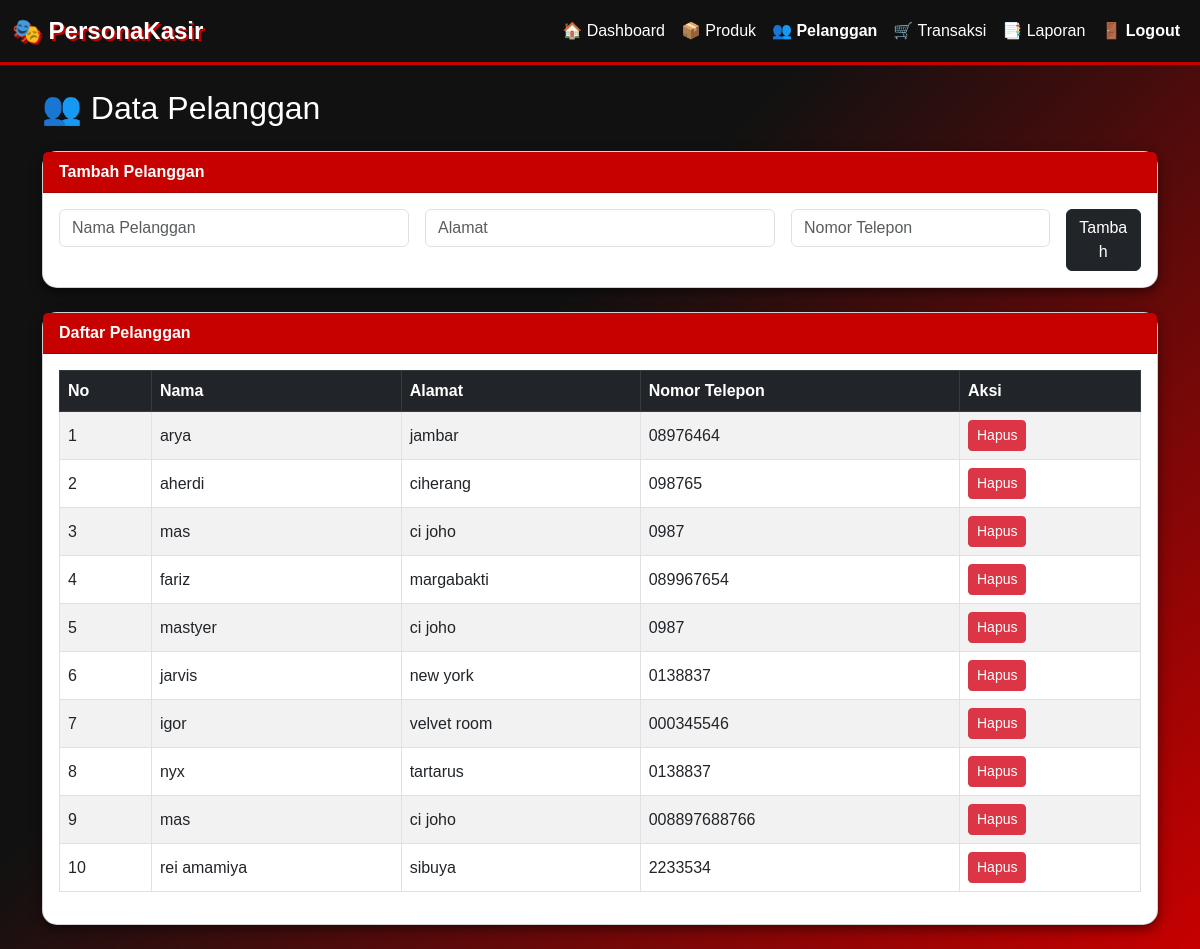
Screenshot of /pelanggan.php (signed in) with the database file from the repository.
### tables this page shows
CREATE TABLE `pelanggan` (
  `PelangganID` int(11) NOT NULL,
  `NamaPelanggan` varchar(100) NOT NULL,
  `Alamat` varchar(255) DEFAULT NULL,
  `NomorTelepon` varchar(15) DEFAULT NULL,
  `Foto` varchar(255) DEFAULT 'avatar.png'
);

### pelanggan.php (the view, shortened to what this page needs)
<?php
include "confing.php";
$pelanggan = mysqli_query($koneksi, "SELECT * FROM pelanggan");
?>
<!DOCTYPE html>
<html lang="id">
<head>
  <link href="https://cdn.jsdelivr.net/npm/bootstrap@5.3.0/dist/css/bootstrap.min.css" rel="stylesheet">
</head>
<body>
  <nav class="navbar navbar-expand-lg navbar-dark">
    <div class="container-fluid">
      <a class="navbar-brand" href="dashboard.php">🎭 PersonaKasir</a>
      <div class="collapse navbar-collapse" id="navbarNav">
        <ul class="navbar-nav ms-auto">
          <li class="nav-item"><a class="nav-link" href="dashboard.php">🏠 Dashboard</a></li>
          <li class="nav-item"><a class="nav-link" href="produk.php">📦 Produk</a></li>
          <li class="nav-item"><a class="nav-link active text-danger fw-bold" href="pelanggan.php">👥 Pelanggan</a></li>
          <li class="nav-item"><a class="nav-link" href="transaksi.php">🛒 Transaksi</a></li>
          <li class="nav-item"><a class="nav-link" href="laporan.php">📑 Laporan</a></li>
          <li class="nav-item"><a class="nav-link text-danger fw-bold" href="logout.php">🚪 Logout</a></li>
        </ul>
      </div>
    </div>
  </nav>
  <div class="container py-4">
    <h2 class="mb-4">👥 Data Pelanggan</h2>
    <div class="card mb-4">
      <div class="card-header">Tambah Pelanggan</div>
      <div class="card-body">
        <form method="post" class="row g-3">
          <div class="col-md-4">
            <input type="text" name="nama" class="form-control" placeholder="Nama Pelanggan" required>
          </div>
          <div class="col-md-4">
            <input type="text" name="alamat" class="form-control" placeholder="Alamat" required>
          </div>
          <div class="col-md-3">
            <input type="text" name="telepon" class="form-control" placeholder="Nomor Telepon" required>
          </div>
          <div class="col-md-1">
            <button type="submit" name="tambah" class="btn btn-dark w-100">Tambah</button>
          </div>
        </form>
      </div>
    </div>
    <div class="card">
      <div class="card-header">Daftar Pelanggan</div>
      <div class="card-body table-responsive">
        <table class="table table-bordered table-striped text-white">
          <thead class="table-dark">
            <tr>
              <th>No</th>
              <th>Nama</th>
              <th>Alamat</th>
              <th>Nomor Telepon</th>
              <th>Aksi</th>
            </tr>
          </thead>
          <tbody>
            <?php
            $no = 1;
            while ($row = mysqli_fetch_assoc($pelanggan)): ?>
              <tr>
                <td><?= $no++ ?></td>
                <td><?= $row['NamaPelanggan'] ?></td>
                <td><?= $row['Alamat'] ?></td>
                <td><?= $row['NomorTelepon'] ?></td>
                <td>
                  <a href="pelanggan.php?hapus=<?= $row['PelangganID'] ?>"
                    class="btn btn-danger btn-sm"
                    onclick="return confirm('Hapus pelanggan ini?')">Hapus</a>
                </td>
              </tr>
            <?php endwhile; ?>
          </tbody>
        </table>
      </div>
    </div>
  </div>
</body>
</html>

### pelanggan.php (style rules this page uses)
body { background: linear-gradient(135deg, #111 40%, #c70000 100%); min-height: 100vh; font-family: "Poppins", sans-serif; color: white; }
.navbar { background-color: #111 !important; border-bottom: 3px solid #c70000; }
.navbar-brand { font-weight: bold; font-size: 1.5rem; color: #fff !important; text-shadow: 2px 2px #c70000; }
.nav-link { color: #fff !important; font-weight: 500; transition: 0.3s; }
.card { border-radius: 15px; box-shadow: 0 4px 12px rgba(0, 0, 0, 0.5); transition: transform 0.2s; }
.card-header { font-weight: bold; background-color: #c70000 !important; color: #fff; }
table th, table td { vertical-align: middle; }

### rows the page displays
pelanggan: NamaPelanggan "arya", Alamat "jambar", NomorTelepon "08976464"
pelanggan: NamaPelanggan "aherdi", Alamat "ciherang", NomorTelepon "098765"
pelanggan: NamaPelanggan "mas", Alamat "ci joho", NomorTelepon "0987"
pelanggan: NamaPelanggan "fariz", Alamat "margabakti", NomorTelepon "089967654"
pelanggan: NamaPelanggan "mastyer", Alamat "ci joho", NomorTelepon "0987"
pelanggan: NamaPelanggan "jarvis", Alamat "new york", NomorTelepon "0138837"
pelanggan: NamaPelanggan "igor", Alamat "velvet room", NomorTelepon "000345546"
pelanggan: NamaPelanggan "nyx", Alamat "tartarus", NomorTelepon "0138837"
pelanggan: NamaPelanggan "mas", Alamat "ci joho", NomorTelepon "008897688766"
pelanggan: NamaPelanggan "rei amamiya", Alamat "sibuya", NomorTelepon "2233534"
